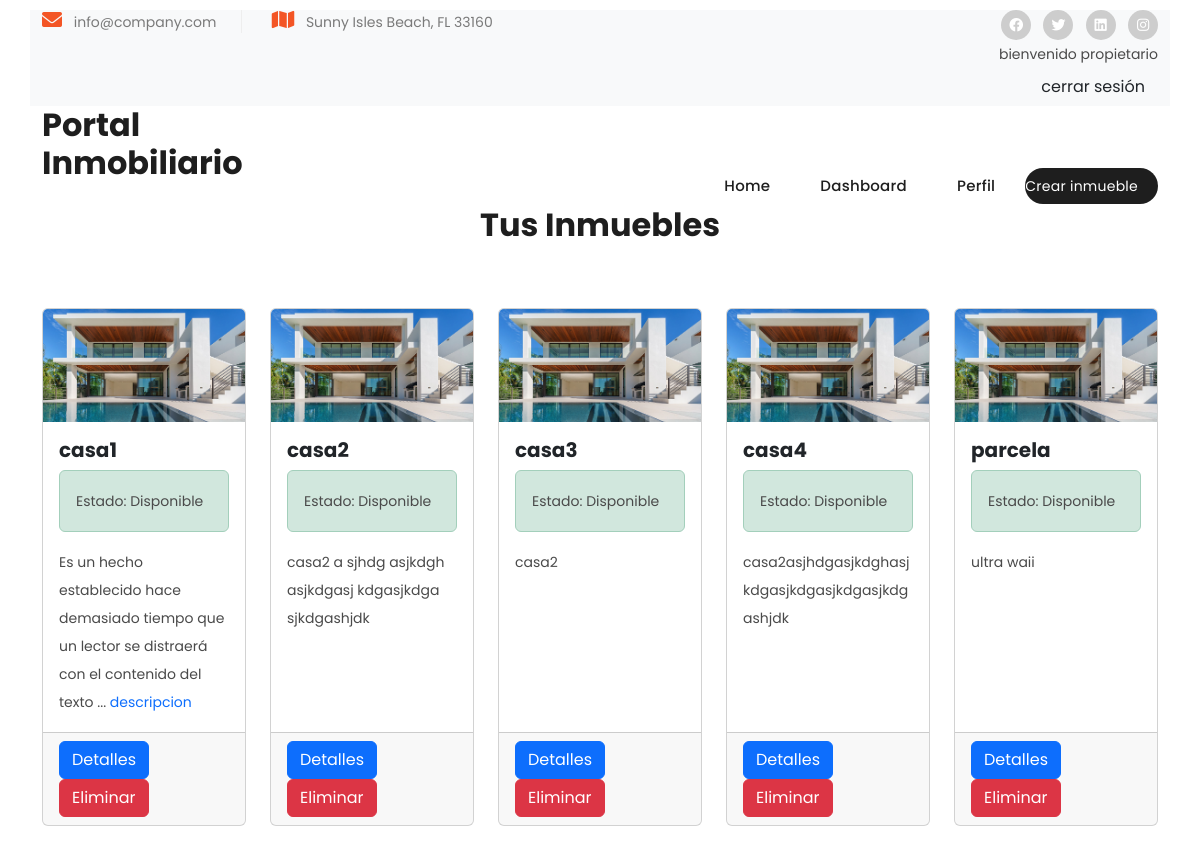
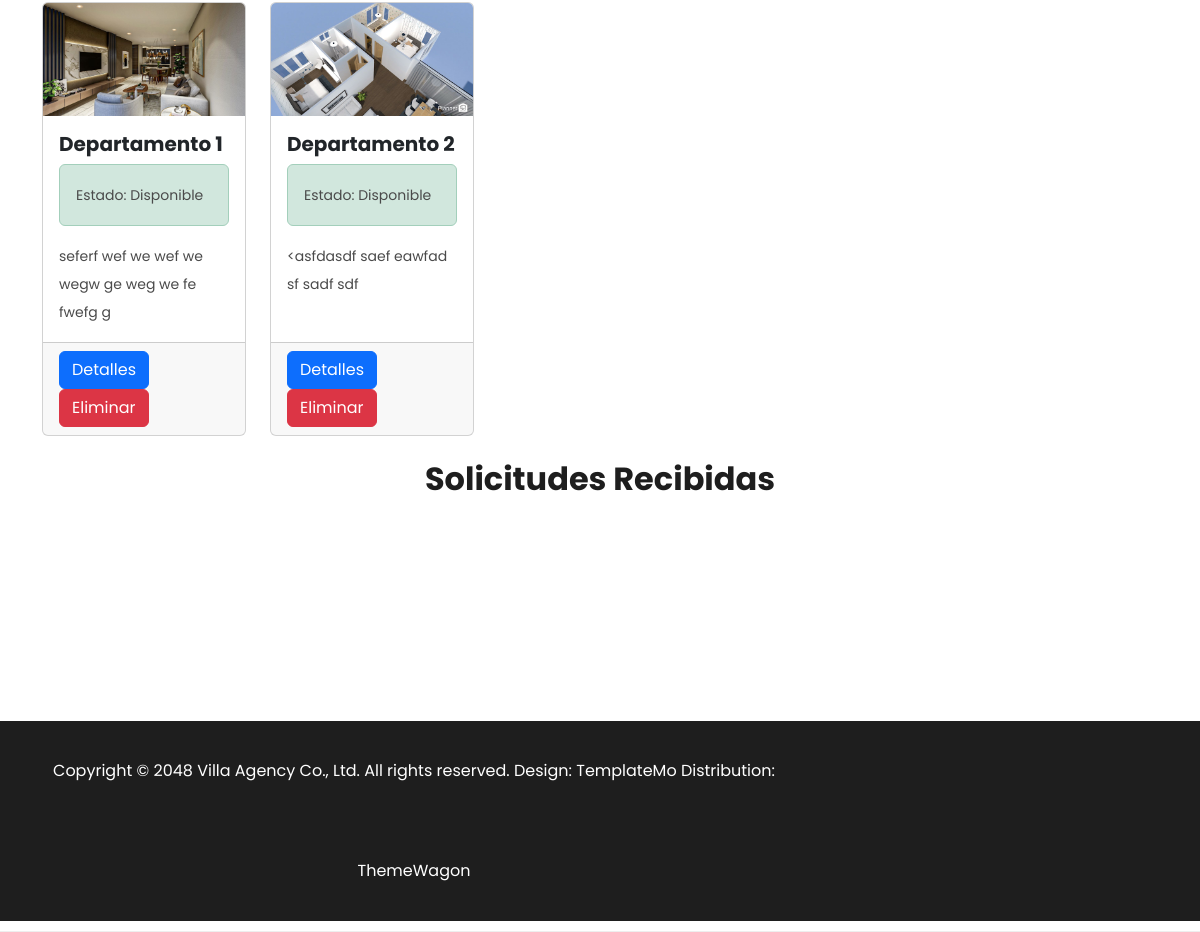
Page /dashboard/ (signed in) on the committed database (2 pictures, top to bottom).
### web/models.py (models this page shows, shortened)
class Usuario(AbstractUser):
    TIPO_USUARIO_CHOICES = [
        ('arrendatario', 'Arrendatario'),
        ('arrendador', 'Arrendador'),
    ]
    nombres = models.CharField(max_length=50)
    apellidos = models.CharField(max_length=50)
    rut = models.CharField(max_length=10, unique=True)
    direccion = models.CharField(max_length=100)
    telefono = models.CharField(max_length=13)
    tipo_usuario = models.CharField(max_length=20, choices=TIPO_USUARIO_CHOICES)
    correo_electronico = models.EmailField(unique=True, default='correo@correo.cl')

class Inmueble(models.Model):
    TIPO_INMUEBLE_CHOISES = [
        ('casa','Casa'),
        ('departamento','Departamento'),
        ('parcela','Parcela'),
    ]
    nombre=models.CharField(max_length=50)
    direccion=models.CharField(max_length=50)
    descripcion=models.CharField(max_length=250)
    imagen = models.ImageField(upload_to='',null=True, blank=True)
    precio = models.DecimalField(max_digits=10, decimal_places=0)
    comuna = models.ForeignKey(Comuna, related_name='inmuebles', on_delete=models.CASCADE)
    disponible=models.BooleanField(default=True)
    m2_construidos = models.DecimalField(max_digits=10, decimal_places=2)
    m2_terreno = models.DecimalField(max_digits=10, decimal_places=2)
    cantidad_estacionamientos = models.PositiveIntegerField()
    cantidad_habitaciones = models.PositiveIntegerField()
    cantidad_banos = models.PositiveIntegerField()
    tipo_de_inmueble=models.CharField(max_length=12, choices=TIPO_INMUEBLE_CHOISES)
    propietario = models.ForeignKey(Usuario, on_delete=models.CASCADE)

### web/views.py (the view)
# urls.py: path('dashboard/', dashboard, name='dashboard'),
@login_required
def dashboard(request):
    if request.user.tipo_usuario == 'arrendatario':
        solicitudes = SolicitudArriendo.objects.filter(arrendatario=request.user)
        regiones = Region.objects.all()
        comunas = Comuna.objects.all()
        region_id = request.GET.get('region')
        comuna_id = request.GET.get('comuna')
        inmuebles = Inmueble.objects.filter(disponible=True)
        if region_id and region_id != '0':
            inmuebles = inmuebles.filter(comuna__region_id=region_id)
        if comuna_id:
            inmuebles = inmuebles.filter(comuna=comuna_id)
        return render(request, 'dashboard_arrendatario.html', {'solicitudes': solicitudes, 'regiones': regiones, 'comunas': comunas, 'inmuebles': inmuebles})
    elif request.user.tipo_usuario == 'arrendador':
        solicitudes_recibidas = SolicitudArriendo.objects.filter(inmueble__propietario=request.user, estado='pendiente')
        inmuebles = Inmueble.objects.filter(propietario=request.user)
        return render(request, 'dashboard_arrendador.html', {'solicitudes_recibidas': solicitudes_recibidas, 'inmuebles': inmuebles})

### web/templates/dashboard_arrendador.html (shortened to what this page needs)
{% extends "base.html" %}
{% block content %}
  {% if user.tipo_usuario == 'arrendador' %}
  <div class="text-center mb-3">
    <h2>Tus Inmuebles</h2>
  </div>
  <section class="container mx-auto pt-5">
    <div class="row row-cols-1 row-cols-md-3 row-cols-lg-5 g-4">
      {% for inm in inmuebles %}
        <div class="col">
          <div class="card h-100">
              <img class="card-img-top" src="/media/{{inm.imagen}}" alt="Card image cap">
            <div class="card-body">
              <h5 class="card-title">{{ inm.nombre }}</h5>
              <div class="alert {% if inm.disponible %}alert-success{% else %}alert-danger{% endif %}">
                <p>Estado: {% if inm.disponible %}Disponible{% else %}No disponible{% endif %}</p>
              </div>
              <p class="card-text text-justify">
                  {% if inm.descripcion|length > 100 %}
                      {{ inm.descripcion|slice:":100" }}... <a href="">descripcion</a>
                  {% else %}
                      {{ inm.descripcion}}
                  {% endif %}
              </p>
          </div>
            <div class="card-footer">
              <a class="btn btn-primary" href="{% url 'detalle' inm.id %}">Detalles</a>
              <a class="btn btn-danger" href="{% url 'eliminar_inmueble' inm.id %}" onclick="return confirm('¿Seguro que quieres eliminar este inmueble?');">Eliminar</a>
            </div>
          </div>
        </div>
      {% endfor %}
    </div>
  </section>
  <div class="text-center my-4">
     <h2>Solicitudes Recibidas</h2>
  </div>
  <section class="container mx-auto pt-5">
  </section>
  {% endif %}
{% endblock %}

### web/templates/base.html (shortened to what this page needs)
{% load static %}
<!DOCTYPE html>
<html lang="es">
<head>
    <link href="{% static 'vendor/bootstrap/css/bootstrap.min.css' %}" rel="stylesheet">
    <link rel="stylesheet" href="{% static 'assets/css/fontawesome.css' %}">
    <link rel="stylesheet" href="{% static 'assets/css/templatemo-villa-agency.css' %}">
    <link rel="stylesheet" href="{% static 'assets/css/owl.css' %}">
    <link rel="stylesheet" href="{% static 'assets/css/animate.css' %}">
    <link rel="stylesheet"href="https://unpkg.com/swiper@7/swiper-bundle.min.css"/>
    <link rel="stylesheet" href="{% static 'assets/css/style.css' %}">
</head>
<body>
{% block 'header' %}
{% include "includes/header.html" %}
{% endblock 'header' %}
<main >
    {% block content %}
    {% endblock %}
</main>
{% block footer %}
{% include "includes/footer.html" %}
{% endblock footer %}
</body>
</html>

### web/templates/includes/header.html (shortened to what this page needs)
{% load static %}
  <div class="sub-header">
    <div class="container bg-light">
      <div class="row">
        <div class="col-lg-6 col-md-6">
        <ul class="info">
        <li><i class="fa fa-envelope"></i> info@company.com</li>
        <li><i class="fa fa-map"></i> Sunny Isles Beach, FL 33160</li>
        </ul>
      </div>
      <div class="col-lg-6 col-md-6">
        <ul class="social-links">
          <li><a href="#"><i class="fab fa-facebook"></i></a></li>
          <li><a href="https://x.com/minthu" target="_blank"><i class="fab fa-twitter"></i></a></li>
          <li><a href="#"><i class="fab fa-linkedin"></i></a></li>
          <li><a href="#"><i class="fab fa-instagram"></i></a></li>
            {% if user.is_authenticated %}
            <p>bienvenido {{ user.username }}</p>
            <form action="{% url 'logout' %}" method="post">
              <button data-mdb-ripple-init type="submit" class="btn btn-outline">
                cerrar sesión
              </button>
            </form>
            {% else %}
            <a class="nav-link" href="{% url 'login' %}">Iniciar sesión</a>
            <a class="nav-link" href="{% url 'registro_usuario' %}">Registro</a>
            {% endif %}
        </ul>
      </div>
    </div>
  </div>
<header class="header-area header-sticky">
  <div class="container">
    <div class="row">
      <div class="col-12">
        <nav class="main-nav">
          <a href="{% url 'home' %}" class="logo">
            <h2>Portal Inmobiliario</h2>
          </a>
          <ul class="nav">
            <li><a class="nav-link d-inline" href="{% url 'home' %}">Home</a></li>
            {% if user.is_authenticated %}
            <li><a class="nav-link d-inline" href="{% url 'dashboard' %}">Dashboard</a></li>
            <li><a class="nav-link d-inline" href="{% url 'actualizar_usuario' %}">Perfil</a></li>
            {% endif %}
            {% if user.is_authenticated and user.tipo_usuario == 'arrendador' %}
              <li><a class="nav-link d-inline" href="{% url 'alta_inmueble' %}">Crear inmueble</a></li>
            {% endif %}
          </ul>
        </nav>
      </div>
    </div>
  </div>
</header>

### web/templates/includes/footer.html
<footer>
    <div class="container">
      <div class="col-lg-8">
        <p>Copyright © 2048 Villa Agency Co., Ltd. All rights reserved.
        Design: <a rel="nofollow" href="https://templatemo.com" target="_blank">TemplateMo</a> Distribution: <a href="https://themewagon.com">ThemeWagon</a></p>
      </div>
    </div>
  </footer>

### web/templates/includes/scripts.html (shortened to what this page needs)
{% load static %}

### web/templates/static/assets/css/templatemo-villa-agency.css (style rules this page uses)
html, body, div, span, applet, object, iframe, h1, h2, h3, h4, h5, h6, p, blockquote, div pre, a, abbr, acronym, address, big, cite, code, del, dfn, em, font, img, ins, kbd, q, s, samp, small, strike, strong, sub, sup, tt, var, b, u, i, center, dl, dt, dd, ol, ul, li, figure, header, nav, section, article, aside, footer, figcaption { margin: 0; padding: 0; border: 0; outline: 0; }
ul, li { padding: 0; margin: 0; list-style: none; }
header, nav, section, article, aside, footer, hgroup { display: block; }
* { box-sizing: border-box; }
html, body { font-family: 'Poppins', sans-serif; -ms-text-size-adjust: 100%; -webkit-font-smoothing: antialiased; -moz-osx-font-smoothing: grayscale; }
a { text-decoration: none !important; }
h1, h2, h3, h4, h5, h6 { color: #1e1e1e; margin-top: 0px; margin-bottom: 0px; font-weight: 700; }
ul { margin-bottom: 0px; }
p { font-size: 14px; line-height: 28px; color: #4a4a4a; }
img { width: 100%; overflow: hidden; }
html, body { font-family: 'Poppins', sans-serif; }
.sub-header { background-color: #fff; padding: 10px 0px; border-bottom: 1px solid #eee; }
.sub-header ul li { display: inline-block; }
.sub-header ul.social-links { text-align: right; }
.sub-header ul.social-links li { margin-left: 8px; }
.sub-header ul.social-links li a { display: inline-block; width: 30px; height: 30px; background-color: #cdcdcd; border-radius: 50%; text-align: center; line-height: 30px; color: #fff; font-size: 14px; transition: all .3s; }
.sub-header ul.info li { font-size: 14px; color: #7a7a7a; border-right: 1px solid #eee; margin-right: 25px; padding-right: 25px; }
.sub-header ul.info li:last-child { margin-right: 0px; padding-right: 0px; border-right: none; }
.sub-header ul.info li i { font-size: 20px; color: #f35525; margin-right: 8px; }
.header-area { position: relative; background-color: #fff; height: 100px; z-index: 100; -webkit-transition: all .5s ease 0s; -moz-transition: all .5s ease 0s; -o-transition: all .5s ease 0s; transition: all .5s ease 0s; }
.header-area .main-nav { background: transparent; display: flex; }
.header-area .main-nav .logo { -webkit-transition: all 0.3s ease 0s; -moz-transition: all 0.3s ease 0s; -o-transition: all 0.3s ease 0s; transition: all 0.3s ease 0s; display: inline-block; }
.header-area .main-nav ul.nav { flex-basis: 100%; margin-top: 30px; justify-content: right; -webkit-transition: all 0.3s ease 0s; -moz-transition: all 0.3s ease 0s; -o-transition: all 0.3s ease 0s; transition: all 0.3s ease 0s; position: relative; z-index: 999; }
.header-area .main-nav .nav li:last-child { padding-right: 0px; }
.header-area .main-nav .nav li { padding-left: 10px; padding-right: 10px; height: 100px; line-height: 100px; }
.header-area .main-nav .nav li a { display: block; padding-left: 20px; padding-right: 20px; font-weight: 500; font-size: 15px; height: 40px; line-height: 40px; text-transform: capitalize; color: #1e1e1e; -webkit-transition: all 0.4s ease 0s; -moz-transition: all 0.4s ease 0s; -o-transition: all 0.4s ease 0s; transition: all 0.4s ease 0s; border: transparent; letter-spacing: .25px; }
.header-area .main-nav .nav li:last-child a { background-color: #1e1e1e; color: #fff; font-size: 14px; font-weight: 400; text-transform: none; border-radius: 20px; padding-left: 0px; }
@media (max-width: 1200px) { .header-area .main-nav .nav li { padding-left: 5px; padding-right: 5px; } }
footer { margin-top: 150px; background-color: #1e1e1e; min-height: 100px; }
footer p { text-align: center; line-height: 100px; color: #fff; font-size: 16px; font-weight: 400; }
footer p a { color: #fff; transition: all .3s; position: relative; z-index: 3; }
body { overflow-x: hidden; }

### rows in the picture
Usuario: username "propietario"
Inmueble: imagen (picture), nombre "casa1", disponible "Disponible", descripcion "Es un hecho establecido hace demasiado tiempo que un lector se distraerá con el contenido del texto"
Inmueble: imagen (picture), nombre "casa2", disponible "Disponible", descripcion "casa2 a sjhdg asjkdgh asjkdgasj kdgasjkdga sjkdgashjdk"
Inmueble: imagen (picture), nombre "casa3", disponible "Disponible", descripcion "casa2"
Inmueble: imagen (picture), nombre "casa4", disponible "Disponible", descripcion "casa2asjhdgasjkdghasjkdgasjkdgasjkdgasjkdgashjdk"
Inmueble: imagen (picture), nombre "parcela", disponible "Disponible", descripcion "ultra waii"
Inmueble: imagen (picture), nombre "Departamento 1", disponible "Disponible", descripcion "seferf wef we wef we wegw ge weg we fe fwefg g"
Inmueble: imagen (picture), nombre "Departamento 2", disponible "Disponible", descripcion "<asfdasdf saef eawfad sf sadf sdf"
